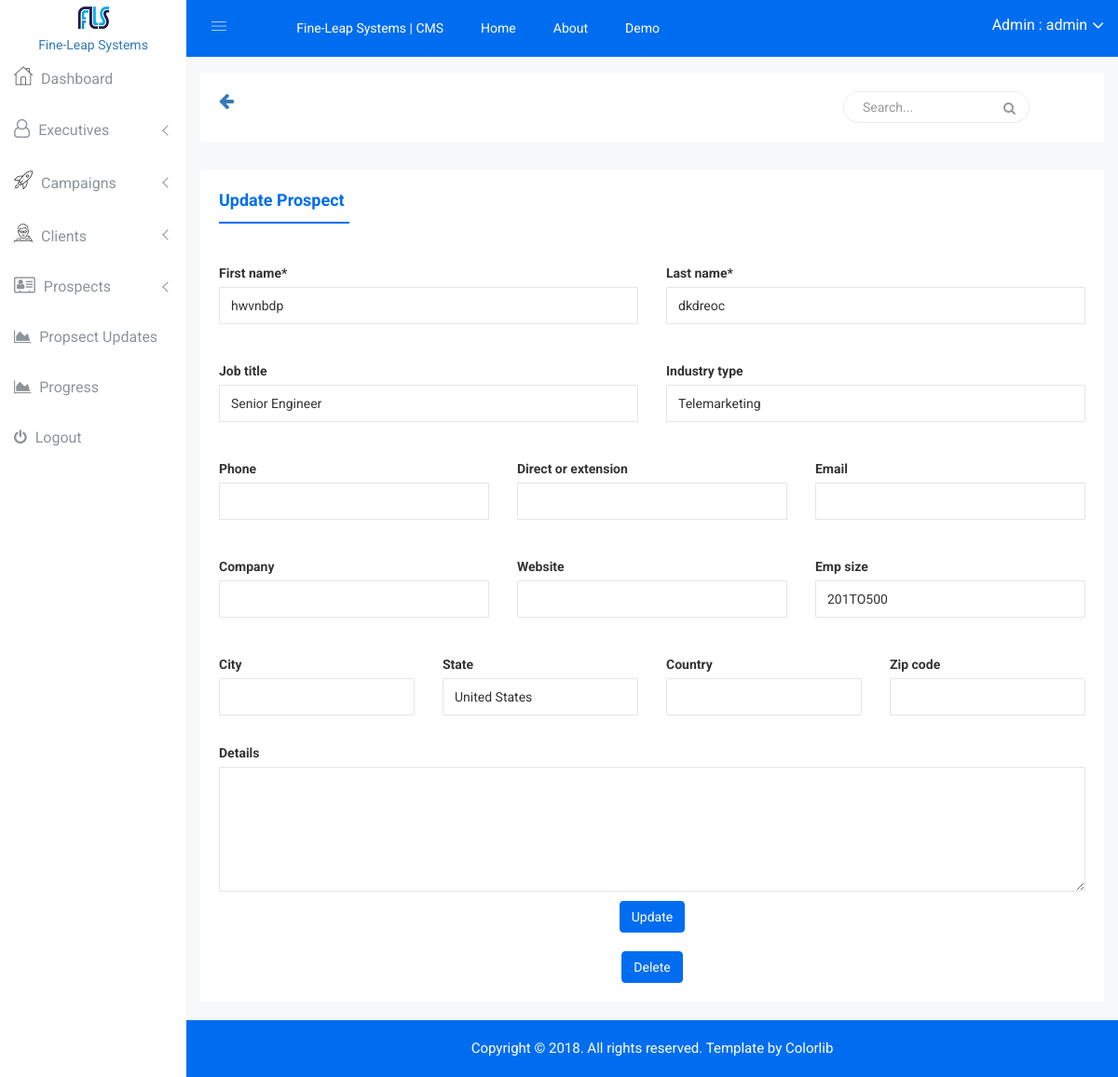
The page /crm_admin/prospects/update/2/ (signed in) on the database its author committed.
### portal/models.py (models this page shows, shortened)
class User(AbstractBaseUser, PermissionsMixin):
    email = models.EmailField(_('email address'), unique=True)
    first_name = models.CharField(max_length=32, blank=True)
    last_name = models.CharField(max_length=32, blank=True)
    phone = models.CharField(max_length=13, blank=True)
    employee_id = models.CharField(max_length=12, blank=True)
    date_joined = models.DateTimeField(_('date joined'), auto_now_add=True)
    date_of_birth = models.DateField(blank=True, null=True)
    details = models.TextField(blank=True)
    is_active = models.BooleanField(_('active'), default=True)
    is_staff = models.BooleanField(_('staff'), default=False)
    is_superuser = models.BooleanField(_('superuser'), default=False)
    objects = UserManager()
    USERNAME_FIELD = 'email'
    REQUIRED_FIELDS = []
    class Meta:
        verbose_name = _('user')
        verbose_name_plural = _('users')
    def __str__(self):
        return self.get_email_name
    @property
    def get_display_text(self):
        if self.get_full_name:
            return self.get_full_name
        else:
            return self.__str__()
    @property
    def get_full_name(self):
        return "{} {}".format(self.first_name, self.last_name) if (self.first_name or self.last_name) else ""
    @property
    def get_email_name(self):
        email_str = str(self.email)
        return email_str[:email_str.rfind("@")]

### prospects/models.py (models this page shows, shortened)
class Prospect(models.Model):
    first_name = models.CharField(max_length=32)
    last_name = models.CharField(max_length=32)
    phone = models.CharField(max_length=15, blank=True)
    direct_or_extension = models.CharField(max_length=16, blank=True)
    email = models.EmailField(blank=True)
    job_title = models.CharField(max_length=64, blank=True)
    company = models.CharField(max_length=128, blank=True)
    emp_size = models.CharField(max_length=16, blank=True)
    website = models.CharField(max_length=64, blank=True)
    industry_type = models.CharField(max_length=64, blank=True)
    city = models.CharField(max_length=32, blank=True)
    state = models.CharField(max_length=32, blank=True)
    country = models.CharField(max_length=32, blank=True)
    zip_code = models.CharField(max_length=12, blank=True, null=True)
    details = models.TextField(blank=True)
    created_on = models.DateTimeField(auto_now_add=True)
    updated_on = models.DateTimeField(auto_now=True)
    @property
    def get_admin_delete_url(self):
        return reverse_lazy("crm_admin:prospect_delete", kwargs={"id": self.id})

### crm_admin/views.py (the view)
        class WrappedClass(UserPassesTestMixin, wrapped):
            def test_func(self):
                return self.request.user.is_superuser

### crm_admin/forms.py
class ProspectUpdateForm(forms.ModelForm):
    class Meta:
        model = Prospect
        exclude = ("created_on", "updated_on")

### crm_admin/views.py (called while the page is built)
def superuser_required():
    def wrapper(wrapped):
        class WrappedClass(UserPassesTestMixin, wrapped):
            def test_func(self):
                return self.request.user.is_superuser
        return WrappedClass
    return wrapper

### crm_admin/templates/crm_admin/prospects/update.html (shortened to what this page needs)
{% extends "crm_admin/base.html" %}
{% load crispy_forms_tags %}
{% block content %}
        <div class="single-pro-review-area mt-t-30 mg-b-15">
            <div class="container-fluid">
                <div class="row">
                    <div class="col-lg-12 col-md-12 col-sm-12 col-xs-12">
                        <div class="product-payment-inner-st">
                            <ul id="myTabedu1" class="tab-review-design">
                                <li class="active"><a href="#description">Update Prospect</a></li>
                            </ul>
                            <div id="myTabContent" class="tab-content custom-product-edit">
                                <div class="product-tab-list tab-pane fade active in" id="description">
                                    <div class="row">
                                        <div class="col-lg-12 col-md-12 col-sm-12 col-xs-12">
                                            <div class="review-content-section">
                                                <div id="dropzone1" class="pro-ad">
                                                    <form method="post" class="dropzone dropzone-custom needsclick add-professors" id="demo1-upload">
                                                        <div class="row">
                                                            <div class="form-group col-lg-6">
                                                                {{ form.first_name|as_crispy_field }}
                                                            </div>
                                                            <div class="form-group col-lg-6">
                                                                {{ form.last_name|as_crispy_field }}
                                                            </div>
                                                        </div>
                                                        <div class="row">
                                                            <div class="form-group col-lg-6">
                                                                {{ form.job_title|as_crispy_field }}
                                                            </div>
                                                            <div class="form-group col-lg-6">
                                                                {{ form.industry_type|as_crispy_field }}
                                                            </div>
                                                        </div>
                                                        <div class="row">
                                                            <div class="form-group col-lg-4">
                                                                {{ form.phone|as_crispy_field }}
                                                            </div>
                                                            <div class="form-group col-lg-4">
                                                                {{ form.direct_or_extension|as_crispy_field }}
                                                            </div>
                                                             <div class="form-group col-lg-4">
                                                                {{ form.email|as_crispy_field }}
                                                            </div>
                                                        </div>
                                                        <div class="row">
                                                            <div class="form-group col-lg-4">
                                                                {{ form.company|as_crispy_field }}
                                                            </div>
                                                            <div class="form-group col-lg-4">
                                                                {{ form.website|as_crispy_field }}
                                                            </div>
                                                            <div class="form-group col-lg-4">
                                                                {{ form.emp_size|as_crispy_field }}
                                                            </div>
                                                        </div>
                                                        <div class="row">
                                                            <div class="form-group col-lg-3">
                                                                {{ form.city|as_crispy_field }}
                                                            </div>
                                                            <div class="form-group col-lg-3">
                                                                {{ form.state|as_crispy_field }}
                                                            </div>
                                                            <div class="form-group col-lg-3">
                                                                {{ form.country|as_crispy_field }}
                                                            </div>
                                                            <div class="form-group col-lg-3">
                                                                {{ form.zip_code|as_crispy_field }}
                                                            </div>
                                                        </div>
                                                        {{ form.details|as_crispy_field }}
                                                        <div class="row">
                                                            <div class="col-lg-12">
                                                                <div class="payment-adress">
                                                                    <button type="submit" class="btn btn-primary waves-effect waves-light">Update</button>
                                                                </div>
                                                                <br>
                                                                <div class="payment-adress">
                                                                    <a href="{{ prospect.get_admin_delete_url }}">
                                                                        <button type="button" class="btn btn-danger">Delete</button>
                                                                    </a>
                                                                </div>
                                                            </div>
                                                        </div>
                                                    </form>
                                                </div>
                                            </div>
                                        </div>
                                    </div>
                                </div>
                            </div>
                        </div>
                    </div>
                </div>
            </div>
        </div>
{% endblock %}

### crm_admin/templates/crm_admin/header.html (shortened to what this page needs)
    {% load static %}
    <div class="container-fluid">
        <div class="row">
            <div class="col-lg-12 col-md-12 col-sm-12 col-xs-12">
                <div class="logo-pro">
                    <a href="index.html"><img class="main-logo" src="{% static "img/logo/logosn.png" %}" alt="" /></a>
                </div>
            </div>
        </div>
    </div>
<br>
    <div class="header-advance-area">
        <div class="header-top-area">
            <div class="container-fluid">
                <div class="row">
                    <div class="col-lg-12 col-md-12 col-sm-12 col-xs-12">
                        <div class="header-top-wraper">
                            <div class="row">
                                <div class="col-lg-1 col-md-0 col-sm-1 col-xs-12">
                                    <div class="menu-switcher-pro">
                                        <button type="button" id="sidebarCollapse" class="btn bar-button-pro header-drl-controller-btn btn-info navbar-btn">
                                                <i class="educate-icon educate-nav"></i>
                                            </button>
                                    </div>
                                </div>
                                <div class="col-lg-6 col-md-7 col-sm-6 col-xs-12">
                                    <div class="header-top-menu tabl-d-n">
                                        <ul class="nav navbar-nav mai-top-nav">
                                            <li class="nav-item"><a href="{% url "portal:home" %}">Fine-Leap Systems | CMS</a></li>
                                            <li class="nav-item"><a href="{% url "portal:home" %}" class="nav-link">Home</a>
                                            </li>
                                            <li class="nav-item"><a href="#" class="nav-link">About</a>
                                            </li>
                                            <li class="nav-item"><a href="#" class="nav-link">Demo</a>
                                            </li>
                                        </ul>
                                    </div>
                                </div>
                                <div class="col-lg-5 col-md-5 col-sm-12 col-xs-12">
                                    <div class="header-right-info">
                                        <ul class="nav navbar-nav mai-top-nav header-right-menu">
                                            <li class="nav-item">
                                                <a href="#" data-toggle="dropdown" role="button" aria-expanded="false" class="nav-link dropdown-toggle">
                                                    <span class="admin-name">Admin : {{ user.get_display_text }}</span>
                                                    <i class="fa fa-angle-down edu-icon edu-down-arrow"></i>
                                                </a>
                                            </li>
                                        </ul>
                                    </div>
                                </div>
                            </div>
                        </div>
                    </div>
                </div>
            </div>
        </div>
        <div class="breadcome-area">
            <div class="container-fluid">
                <div class="row">
                    <div class="col-lg-12 col-md-12 col-sm-12 col-xs-12">
                        <div class="breadcome-list">
                            <div class="row">
                                <div class="col-lg-5 col-md-5 col-sm-5 col-xs-2">
                                    <a class="float-left" onClick="javascript:history.go(-1);"><i class="fa fa-arrow-left fa-lg"></i></a>
                                </div>
                                <div class="col-lg-6 col-md-6 col-sm-6 col-xs-10">
                                    <div class="breadcome-heading" style="float: right!important;">
                                        <form role="search" class="sr-input-func">
                                            <input type="text" placeholder="Search..." class="search-int form-control">
                                            <a href="#"><i class="fa fa-search"></i></a>
                                        </form>
                                    </div>
                                </div>
                            </div>
                        </div>
                    </div>
                </div>
            </div>
        </div>
    </div>

### portal/static/css/main.css (style rules this page uses)
html { color: #222; font-size: 1em; line-height: 1.4; }
textarea { resize: vertical; }

### portal/static/css/crm_custom.css (style rules this page uses)
.btn-primary { background-color: #006DF0!important; }

### rows shown on the page
User: get_display_text "admin"
Prospect: first_name "hwvnbdp", last_name "dkdreoc", job_title "Senior Engineer", industry_type "Telemarketing", emp_size "201TO500", state "United States"
